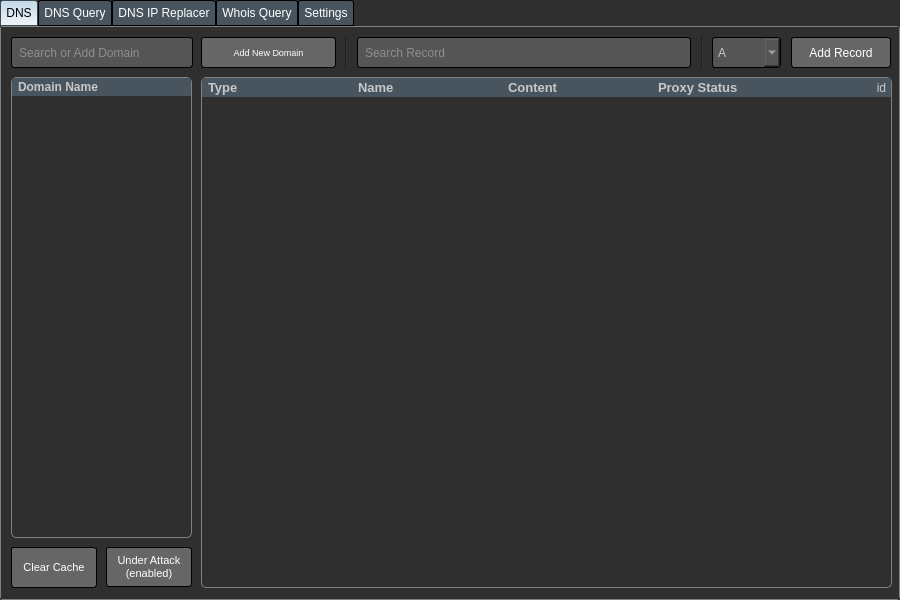
<?xml version="1.0" encoding="UTF-8"?>
<ui version="4.0">
 <class>MainWindow</class>
 <widget class="QMainWindow" name="MainWindow">
  <property name="geometry">
   <rect>
    <x>0</x>
    <y>0</y>
    <width>900</width>
    <height>600</height>
   </rect>
  </property>
  <property name="minimumSize">
   <size>
    <width>900</width>
    <height>600</height>
   </size>
  </property>
  <property name="maximumSize">
   <size>
    <width>900</width>
    <height>600</height>
   </size>
  </property>
  <property name="windowTitle">
   <string>CloudFlare</string>
  </property>
  <property name="windowIcon">
   <iconset>
    <normaloff>img/icon.ico</normaloff>img/icon.ico</iconset>
  </property>
  <property name="styleSheet">
   <string notr="true">QWidget{
background-color:rgb(47, 47, 47);
color:rgb(200, 200, 200)
}
QTabWidget::pane {
	border: 1px solid rgb(128, 128, 128);
	border-radius: 3px;
}
QTabBar::tab 
{
    background: #48555E;
    color: white;   
	padding:5px;
    border: 1px solid #000;
	border-top-left-radius: 3px;
	border-top-right-radius: 3px;
}
QTabBar::tab:selected, 
QTabBar::tab:hover 
{
    border-top-color: #1D2A32;
    border-color: #40494E;
    color: black;
    background: qlineargradient(x1: 0, y1: 0, x2: 0, y2: 1, stop: 0 #C1D8E8, stop: 1 #F0F5F8); 
}
QLineEdit, QComboBox, QTextBrowser{
	background-color: rgb(85,85,85);
	border-color: rgb(0, 0, 0);
	border-width : 1px;
	border-style:inset;
	padding: 5px;
	border-radius:3px;
}
QPushButton{
	background:rgb(102, 102, 102);
	color:rgb(255, 255, 255);
	border-radius:3px;
	padding-top:5px;
	padding-bottom:5px;
	padding-right:10px;
	padding-left:10px;
	border-color: rgb(0, 0, 0);
	border-width : 1px;
	border-style:inset;
}
QPushButton:hover{
	background-color:rgb(128, 128, 128);
}
QPushButton:pressed{
	background-color:#A4A4A4;
	color:#000
}
QLabel{
	border:0px;
}
QCheckBox{
	border:0px;
}
QTextBrowser{
	color: rgb(230, 230, 230);
	padding:10px;
	background-image: url(template/img/logo.png);
	background-repeat: no-repeat;
  	background-attachment: fixed;
 	background-position: center;
}
QGroupBox {
    border: 2px solid gray;
    border-radius: 5px;
    margin-top: 1ex; /* leave space at the top for the title */
}

QGroupBox::title {
    subcontrol-origin: margin;
    subcontrol-position: top center; /* position at the top center */
    padding: 0 5px;
}
QGroupBox::indicator {
    width: 13px;
    height: 13px;
}
QGroupBox#groupBoxNotifications::indicator:unchecked, QGroupBox#groupBoxNotifications::indicator:checked {
	image: url(template/img/notification.png);
}
QGroupBox#groupBoxSettings::indicator:unchecked, QGroupBox#groupBoxSettings::indicator:checked {
	image: url(template/img/settings.png);
}

QGroupBox#groupBoxBrowsers::indicator:unchecked, QGroupBox#groupBoxBrowsers::indicator:checked {
	image: url(template/img/browser.png);
}

QGroupBox#groupBoxTelegram::indicator:unchecked, QGroupBox#groupBoxTelegram::indicator:checked{
	image: url(template/img/telegram.png);
}

QGroupBox#groupBoxAccountSettings::indicator:unchecked, QGroupBox#groupBoxAccountSettings::indicator:checked{
	image: url(template/img/user.png);
}

QMenuBar {
    background-color: rgb(40,40,40);
}
QMenuBar::item {
    padding: 4px 8px;
    background: transparent;
    border-radius: 4px;
}

QMenuBar::item:selected { /* when selected using mouse or keyboard */
    background: rgb(60,60,60);
	color:rgb(200,200,200);
}

QMenuBar::item:pressed {
    background: #888888;
	color: #000;
}
QHeaderView::section, QHeaderView{
	background: #48555E;
	border: 0px;
	padding-left:3px;
}
QHeaderView::item{
	border: 0px;
}
QTableCornerButton::section {
    background: #48555E;
}
QTableWidget{
	border: 1px solid gray;
	border-radius:5px;
}
QTableWidget#tableWidgetPlanetList{
	border: 2px solid gray;
	border-radius:5px;
}
QTextBrowser#textBrowserWhoisNameservers, QTextBrowser#textBrowserWhoisStatus{
	margin:0px;
	padding:0px;
}</string>
  </property>
  <widget class="QWidget" name="centralwidget">
   <widget class="QTabWidget" name="tabWidget">
    <property name="geometry">
     <rect>
      <x>0</x>
      <y>0</y>
      <width>900</width>
      <height>600</height>
     </rect>
    </property>
    <property name="currentIndex">
     <number>0</number>
    </property>
    <property name="tabBarAutoHide">
     <bool>false</bool>
    </property>
    <widget class="QWidget" name="tab">
     <property name="layoutDirection">
      <enum>Qt::RightToLeft</enum>
     </property>
     <attribute name="icon">
      <iconset>
       <normaloff>img/dns.png</normaloff>img/dns.png</iconset>
     </attribute>
     <attribute name="title">
      <string>DNS</string>
     </attribute>
     <widget class="QTableWidget" name="tableWidgetDomainList">
      <property name="geometry">
       <rect>
        <x>10</x>
        <y>50</y>
        <width>181</width>
        <height>461</height>
       </rect>
      </property>
      <property name="contextMenuPolicy">
       <enum>Qt::CustomContextMenu</enum>
      </property>
      <property name="layoutDirection">
       <enum>Qt::LeftToRight</enum>
      </property>
      <property name="horizontalScrollBarPolicy">
       <enum>Qt::ScrollBarAlwaysOff</enum>
      </property>
      <property name="autoScrollMargin">
       <number>17</number>
      </property>
      <property name="editTriggers">
       <set>QAbstractItemView::NoEditTriggers</set>
      </property>
      <property name="alternatingRowColors">
       <bool>false</bool>
      </property>
      <property name="gridStyle">
       <enum>Qt::DashLine</enum>
      </property>
      <property name="sortingEnabled">
       <bool>true</bool>
      </property>
      <property name="cornerButtonEnabled">
       <bool>false</bool>
      </property>
      <attribute name="horizontalHeaderMinimumSectionSize">
       <number>200</number>
      </attribute>
      <attribute name="horizontalHeaderDefaultSectionSize">
       <number>200</number>
      </attribute>
      <attribute name="verticalHeaderVisible">
       <bool>false</bool>
      </attribute>
      <column>
       <property name="text">
        <string>Domain Name</string>
       </property>
       <property name="font">
        <font>
         <pointsize>9</pointsize>
         <weight>75</weight>
         <bold>true</bold>
        </font>
       </property>
       <property name="textAlignment">
        <set>AlignLeading|AlignVCenter</set>
       </property>
       <property name="icon">
        <iconset>
         <normaloff>img/http.png</normaloff>img/http.png</iconset>
       </property>
      </column>
      <column>
       <property name="text">
        <string>id</string>
       </property>
      </column>
     </widget>
     <widget class="QTableWidget" name="tableWidgetDnsRecords">
      <property name="geometry">
       <rect>
        <x>200</x>
        <y>50</y>
        <width>691</width>
        <height>511</height>
       </rect>
      </property>
      <property name="focusPolicy">
       <enum>Qt::NoFocus</enum>
      </property>
      <property name="contextMenuPolicy">
       <enum>Qt::CustomContextMenu</enum>
      </property>
      <property name="layoutDirection">
       <enum>Qt::LeftToRight</enum>
      </property>
      <property name="horizontalScrollBarPolicy">
       <enum>Qt::ScrollBarAlwaysOff</enum>
      </property>
      <property name="editTriggers">
       <set>QAbstractItemView::NoEditTriggers</set>
      </property>
      <property name="sortingEnabled">
       <bool>true</bool>
      </property>
      <attribute name="horizontalHeaderMinimumSectionSize">
       <number>50</number>
      </attribute>
      <attribute name="horizontalHeaderDefaultSectionSize">
       <number>150</number>
      </attribute>
      <attribute name="verticalHeaderVisible">
       <bool>false</bool>
      </attribute>
      <column>
       <property name="text">
        <string>Type</string>
       </property>
       <property name="font">
        <font>
         <pointsize>10</pointsize>
         <weight>75</weight>
         <bold>true</bold>
        </font>
       </property>
       <property name="textAlignment">
        <set>AlignLeading|AlignVCenter</set>
       </property>
      </column>
      <column>
       <property name="text">
        <string>Name</string>
       </property>
       <property name="font">
        <font>
         <pointsize>10</pointsize>
         <weight>75</weight>
         <bold>true</bold>
        </font>
       </property>
       <property name="textAlignment">
        <set>AlignLeading|AlignVCenter</set>
       </property>
      </column>
      <column>
       <property name="text">
        <string>Content</string>
       </property>
       <property name="font">
        <font>
         <pointsize>10</pointsize>
         <weight>75</weight>
         <bold>true</bold>
        </font>
       </property>
       <property name="textAlignment">
        <set>AlignLeading|AlignVCenter</set>
       </property>
      </column>
      <column>
       <property name="text">
        <string>Proxy Status</string>
       </property>
       <property name="font">
        <font>
         <pointsize>10</pointsize>
         <weight>75</weight>
         <bold>true</bold>
        </font>
       </property>
       <property name="textAlignment">
        <set>AlignLeading|AlignVCenter</set>
       </property>
      </column>
      <column>
       <property name="text">
        <string>id</string>
       </property>
      </column>
     </widget>
     <widget class="QLineEdit" name="lineEditSearchDomain">
      <property name="geometry">
       <rect>
        <x>10</x>
        <y>10</y>
        <width>182</width>
        <height>31</height>
       </rect>
      </property>
      <property name="font">
       <font>
        <pointsize>9</pointsize>
       </font>
      </property>
      <property name="placeholderText">
       <string>Search or Add Domain</string>
      </property>
      <property name="clearButtonEnabled">
       <bool>true</bool>
      </property>
     </widget>
     <widget class="QPushButton" name="btnClearCache">
      <property name="geometry">
       <rect>
        <x>10</x>
        <y>520</y>
        <width>86</width>
        <height>41</height>
       </rect>
      </property>
      <property name="font">
       <font>
        <family>Arial</family>
        <pointsize>8</pointsize>
       </font>
      </property>
      <property name="text">
       <string>Clear Cache</string>
      </property>
     </widget>
     <widget class="QPushButton" name="pushButtonAddDomain">
      <property name="geometry">
       <rect>
        <x>200</x>
        <y>10</y>
        <width>135</width>
        <height>31</height>
       </rect>
      </property>
      <property name="font">
       <font>
        <family>MS Shell Dlg 2</family>
        <pointsize>7</pointsize>
        <weight>50</weight>
        <bold>false</bold>
       </font>
      </property>
      <property name="text">
       <string>Add New Domain</string>
      </property>
     </widget>
     <widget class="Line" name="line_3">
      <property name="geometry">
       <rect>
        <x>343</x>
        <y>10</y>
        <width>5</width>
        <height>31</height>
       </rect>
      </property>
      <property name="orientation">
       <enum>Qt::Vertical</enum>
      </property>
     </widget>
     <widget class="QComboBox" name="comboBoxRecordType">
      <property name="geometry">
       <rect>
        <x>711</x>
        <y>10</y>
        <width>69</width>
        <height>31</height>
       </rect>
      </property>
      <property name="layoutDirection">
       <enum>Qt::LeftToRight</enum>
      </property>
      <item>
       <property name="text">
        <string>A</string>
       </property>
      </item>
      <item>
       <property name="text">
        <string>AAAA</string>
       </property>
      </item>
      <item>
       <property name="text">
        <string>CNAME</string>
       </property>
      </item>
      <item>
       <property name="text">
        <string>MX</string>
       </property>
      </item>
      <item>
       <property name="text">
        <string>TXT</string>
       </property>
      </item>
      <item>
       <property name="text">
        <string>SRV</string>
       </property>
      </item>
      <item>
       <property name="text">
        <string>CAA</string>
       </property>
      </item>
     </widget>
     <widget class="QPushButton" name="pushButtonAddRecord">
      <property name="geometry">
       <rect>
        <x>790</x>
        <y>10</y>
        <width>100</width>
        <height>31</height>
       </rect>
      </property>
      <property name="text">
       <string>Add Record</string>
      </property>
     </widget>
     <widget class="Line" name="line_4">
      <property name="geometry">
       <rect>
        <x>699</x>
        <y>10</y>
        <width>5</width>
        <height>31</height>
       </rect>
      </property>
      <property name="orientation">
       <enum>Qt::Vertical</enum>
      </property>
     </widget>
     <widget class="QLineEdit" name="lineEditSearchRecord">
      <property name="geometry">
       <rect>
        <x>356</x>
        <y>10</y>
        <width>334</width>
        <height>31</height>
       </rect>
      </property>
      <property name="layoutDirection">
       <enum>Qt::LeftToRight</enum>
      </property>
      <property name="placeholderText">
       <string>Search Record</string>
      </property>
      <property name="clearButtonEnabled">
       <bool>true</bool>
      </property>
     </widget>
     <widget class="QPushButton" name="btnUnderAttack">
      <property name="geometry">
       <rect>
        <x>105</x>
        <y>520</y>
        <width>86</width>
        <height>40</height>
       </rect>
      </property>
      <property name="font">
       <font>
        <family>Arial</family>
        <pointsize>8</pointsize>
       </font>
      </property>
      <property name="text">
       <string>Under Attack
(enabled)</string>
      </property>
     </widget>
    </widget>
    <widget class="QWidget" name="tab_4">
     <attribute name="icon">
      <iconset>
       <normaloff>img/dns.png</normaloff>img/dns.png</iconset>
     </attribute>
     <attribute name="title">
      <string>DNS Query</string>
     </attribute>
     <widget class="QLineEdit" name="lineEditDomainQuery">
      <property name="geometry">
       <rect>
        <x>10</x>
        <y>10</y>
        <width>690</width>
        <height>31</height>
       </rect>
      </property>
      <property name="layoutDirection">
       <enum>Qt::LeftToRight</enum>
      </property>
      <property name="placeholderText">
       <string>Domain</string>
      </property>
      <property name="clearButtonEnabled">
       <bool>true</bool>
      </property>
     </widget>
     <widget class="QComboBox" name="comboBoxRecordType_2">
      <property name="geometry">
       <rect>
        <x>712</x>
        <y>10</y>
        <width>69</width>
        <height>31</height>
       </rect>
      </property>
      <property name="layoutDirection">
       <enum>Qt::LeftToRight</enum>
      </property>
      <item>
       <property name="text">
        <string>A</string>
       </property>
      </item>
      <item>
       <property name="text">
        <string>AAAA</string>
       </property>
      </item>
      <item>
       <property name="text">
        <string>CNAME</string>
       </property>
      </item>
      <item>
       <property name="text">
        <string>MX</string>
       </property>
      </item>
      <item>
       <property name="text">
        <string>TXT</string>
       </property>
      </item>
      <item>
       <property name="text">
        <string>SRV</string>
       </property>
      </item>
      <item>
       <property name="text">
        <string>CAA</string>
       </property>
      </item>
      <item>
       <property name="text">
        <string>NS</string>
       </property>
      </item>
     </widget>
     <widget class="QPushButton" name="pushButtonQuery">
      <property name="geometry">
       <rect>
        <x>790</x>
        <y>10</y>
        <width>100</width>
        <height>31</height>
       </rect>
      </property>
      <property name="text">
       <string>Query</string>
      </property>
     </widget>
     <widget class="QTextBrowser" name="textBrowserResult">
      <property name="geometry">
       <rect>
        <x>10</x>
        <y>50</y>
        <width>881</width>
        <height>511</height>
       </rect>
      </property>
     </widget>
    </widget>
    <widget class="QWidget" name="tab_2">
     <attribute name="icon">
      <iconset>
       <normaloff>img/ip-replace.png</normaloff>img/ip-replace.png</iconset>
     </attribute>
     <attribute name="title">
      <string>DNS IP Replacer</string>
     </attribute>
     <widget class="QLineEdit" name="txtNewIP">
      <property name="geometry">
       <rect>
        <x>539</x>
        <y>5</y>
        <width>250</width>
        <height>25</height>
       </rect>
      </property>
      <property name="font">
       <font>
        <pointsize>8</pointsize>
       </font>
      </property>
      <property name="placeholderText">
       <string>New IP Address</string>
      </property>
     </widget>
     <widget class="QLineEdit" name="txtOldIP">
      <property name="geometry">
       <rect>
        <x>104</x>
        <y>5</y>
        <width>250</width>
        <height>25</height>
       </rect>
      </property>
      <property name="font">
       <font>
        <pointsize>8</pointsize>
       </font>
      </property>
      <property name="placeholderText">
       <string>Old IP Address</string>
      </property>
     </widget>
     <widget class="QLabel" name="label">
      <property name="geometry">
       <rect>
        <x>6</x>
        <y>9</y>
        <width>91</width>
        <height>16</height>
       </rect>
      </property>
      <property name="text">
       <string>Old IP Address</string>
      </property>
     </widget>
     <widget class="QLabel" name="label_2">
      <property name="geometry">
       <rect>
        <x>439</x>
        <y>9</y>
        <width>91</width>
        <height>16</height>
       </rect>
      </property>
      <property name="text">
       <string>New IP Address</string>
      </property>
     </widget>
     <widget class="Line" name="line">
      <property name="geometry">
       <rect>
        <x>6</x>
        <y>38</y>
        <width>884</width>
        <height>3</height>
       </rect>
      </property>
      <property name="orientation">
       <enum>Qt::Horizontal</enum>
      </property>
     </widget>
     <widget class="QPushButton" name="btnReplace">
      <property name="geometry">
       <rect>
        <x>815</x>
        <y>5</y>
        <width>75</width>
        <height>25</height>
       </rect>
      </property>
      <property name="text">
       <string>Replace</string>
      </property>
     </widget>
     <widget class="QTextBrowser" name="textBrowser">
      <property name="geometry">
       <rect>
        <x>6</x>
        <y>49</y>
        <width>884</width>
        <height>513</height>
       </rect>
      </property>
      <property name="font">
       <font>
        <pointsize>9</pointsize>
       </font>
      </property>
     </widget>
     <widget class="Line" name="line_2">
      <property name="geometry">
       <rect>
        <x>428</x>
        <y>5</y>
        <width>3</width>
        <height>24</height>
       </rect>
      </property>
      <property name="orientation">
       <enum>Qt::Vertical</enum>
      </property>
     </widget>
    </widget>
    <widget class="QWidget" name="tab_5">
     <attribute name="icon">
      <iconset>
       <normaloff>img/whois.png</normaloff>img/whois.png</iconset>
     </attribute>
     <attribute name="title">
      <string>Whois Query</string>
     </attribute>
     <widget class="QLineEdit" name="lineEditDomainWhois">
      <property name="geometry">
       <rect>
        <x>10</x>
        <y>10</y>
        <width>770</width>
        <height>31</height>
       </rect>
      </property>
      <property name="layoutDirection">
       <enum>Qt::LeftToRight</enum>
      </property>
      <property name="placeholderText">
       <string>Domain</string>
      </property>
      <property name="clearButtonEnabled">
       <bool>true</bool>
      </property>
     </widget>
     <widget class="QPushButton" name="pushButtonWhois">
      <property name="geometry">
       <rect>
        <x>790</x>
        <y>10</y>
        <width>100</width>
        <height>31</height>
       </rect>
      </property>
      <property name="text">
       <string>Whois</string>
      </property>
     </widget>
     <widget class="Line" name="line_5">
      <property name="geometry">
       <rect>
        <x>10</x>
        <y>60</y>
        <width>877</width>
        <height>3</height>
       </rect>
      </property>
      <property name="orientation">
       <enum>Qt::Horizontal</enum>
      </property>
     </widget>
     <widget class="QTextBrowser" name="textBrowserWhoisResult">
      <property name="geometry">
       <rect>
        <x>10</x>
        <y>70</y>
        <width>881</width>
        <height>491</height>
       </rect>
      </property>
     </widget>
    </widget>
    <widget class="QWidget" name="tab_3">
     <attribute name="icon">
      <iconset>
       <normaloff>img/settings.png</normaloff>img/settings.png</iconset>
     </attribute>
     <attribute name="title">
      <string>Settings</string>
     </attribute>
     <widget class="QGroupBox" name="groupBox">
      <property name="geometry">
       <rect>
        <x>170</x>
        <y>20</y>
        <width>541</width>
        <height>271</height>
       </rect>
      </property>
      <property name="title">
       <string>CloudFlare API Settings</string>
      </property>
      <widget class="QLineEdit" name="txtKey">
       <property name="geometry">
        <rect>
         <x>21</x>
         <y>80</y>
         <width>500</width>
         <height>31</height>
        </rect>
       </property>
       <property name="styleSheet">
        <string notr="true"/>
       </property>
       <property name="maxLength">
        <number>32767</number>
       </property>
       <property name="echoMode">
        <enum>QLineEdit::Password</enum>
       </property>
       <property name="placeholderText">
        <string>CloudFlare API Key</string>
       </property>
      </widget>
      <widget class="QPushButton" name="saveButton">
       <property name="enabled">
        <bool>true</bool>
       </property>
       <property name="geometry">
        <rect>
         <x>241</x>
         <y>160</y>
         <width>60</width>
         <height>30</height>
        </rect>
       </property>
       <property name="styleSheet">
        <string notr="true"/>
       </property>
       <property name="text">
        <string>Save</string>
       </property>
       <property name="shortcut">
        <string>Return</string>
       </property>
      </widget>
      <widget class="QLineEdit" name="txtEmail">
       <property name="geometry">
        <rect>
         <x>21</x>
         <y>120</y>
         <width>500</width>
         <height>31</height>
        </rect>
       </property>
       <property name="styleSheet">
        <string notr="true"/>
       </property>
       <property name="inputMask">
        <string/>
       </property>
       <property name="placeholderText">
        <string>CloudFlare Email</string>
       </property>
      </widget>
     </widget>
     <widget class="QGroupBox" name="groupBox_2">
      <property name="geometry">
       <rect>
        <x>170</x>
        <y>320</y>
        <width>541</width>
        <height>221</height>
       </rect>
      </property>
      <property name="title">
       <string>DNS Query Resolver</string>
      </property>
      <widget class="QPushButton" name="pushButtonResolverAdd">
       <property name="geometry">
        <rect>
         <x>450</x>
         <y>20</y>
         <width>75</width>
         <height>30</height>
        </rect>
       </property>
       <property name="text">
        <string>Add</string>
       </property>
      </widget>
      <widget class="QTableWidget" name="tableWidgetResolver">
       <property name="geometry">
        <rect>
         <x>20</x>
         <y>20</y>
         <width>210</width>
         <height>181</height>
        </rect>
       </property>
       <property name="horizontalScrollBarPolicy">
        <enum>Qt::ScrollBarAlwaysOff</enum>
       </property>
       <property name="editTriggers">
        <set>QAbstractItemView::NoEditTriggers</set>
       </property>
       <attribute name="horizontalHeaderDefaultSectionSize">
        <number>125</number>
       </attribute>
       <attribute name="verticalHeaderVisible">
        <bool>false</bool>
       </attribute>
       <attribute name="verticalHeaderHighlightSections">
        <bool>false</bool>
       </attribute>
       <column>
        <property name="text">
         <string>Resolver IP</string>
        </property>
        <property name="font">
         <font>
          <weight>75</weight>
          <bold>true</bold>
         </font>
        </property>
       </column>
       <column>
        <property name="text">
         <string>id</string>
        </property>
       </column>
      </widget>
      <widget class="QPushButton" name="pushButtonResolverRemove">
       <property name="geometry">
        <rect>
         <x>245</x>
         <y>170</y>
         <width>75</width>
         <height>30</height>
        </rect>
       </property>
       <property name="text">
        <string>Remove</string>
       </property>
      </widget>
      <widget class="QLineEdit" name="lineEditResolver">
       <property name="geometry">
        <rect>
         <x>245</x>
         <y>20</y>
         <width>192</width>
         <height>30</height>
        </rect>
       </property>
      </widget>
     </widget>
    </widget>
   </widget>
  </widget>
 </widget>
 <resources/>
 <connections/>
</ui>
